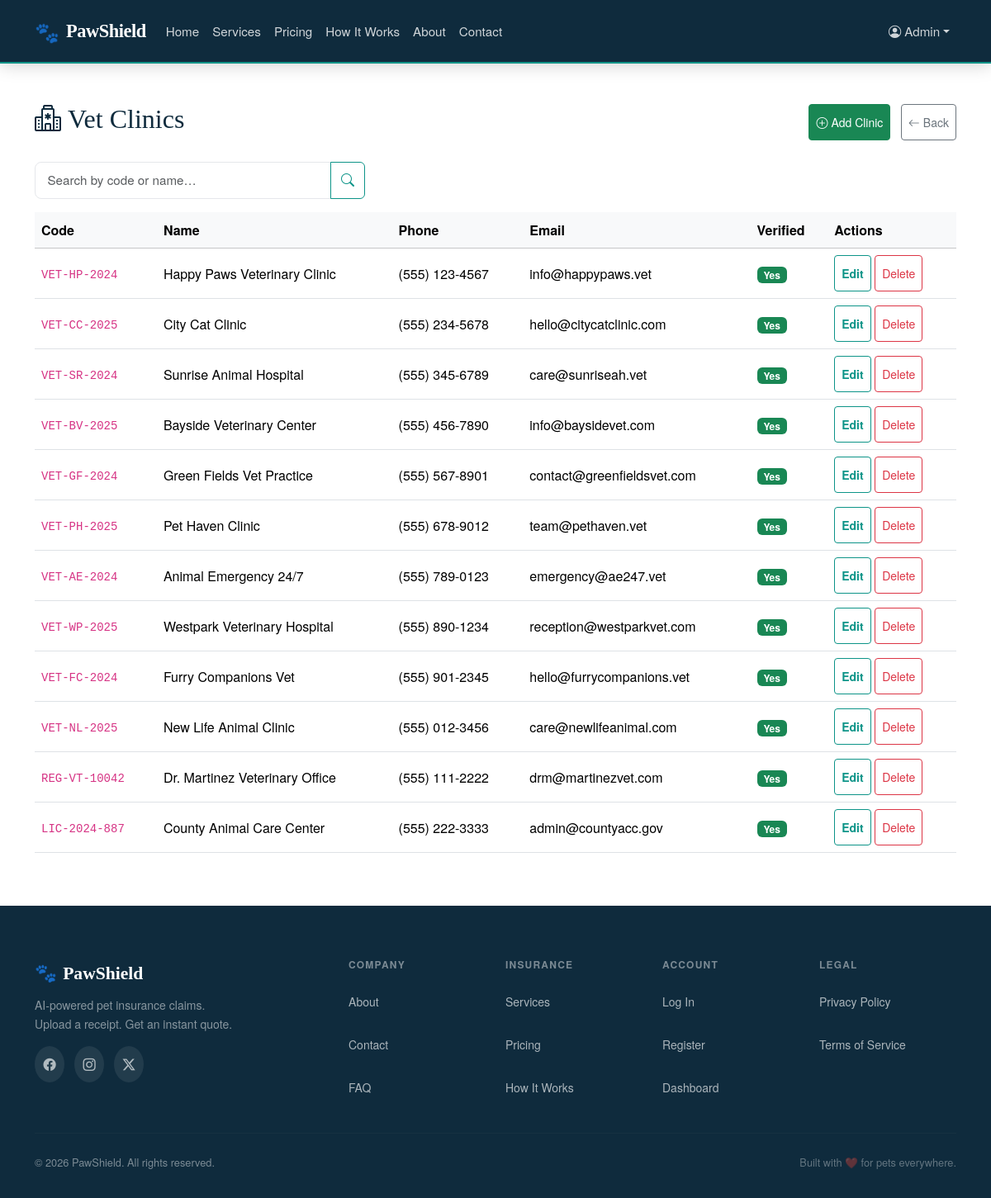
The app's page /admin/vet-clinics.php (signed in) with its own data.
### tables this page shows
CREATE TABLE IF NOT EXISTS vet_clinics (
    id              INT AUTO_INCREMENT PRIMARY KEY,
    clinic_code     VARCHAR(20) NOT NULL UNIQUE,
    name            VARCHAR(200) NOT NULL,
    address         TEXT DEFAULT NULL,
    phone           VARCHAR(20) DEFAULT NULL,
    email           VARCHAR(255) DEFAULT NULL,
    is_verified     TINYINT(1) NOT NULL DEFAULT 1,
    created_at      DATETIME NOT NULL DEFAULT CURRENT_TIMESTAMP,

    INDEX idx_clinic_code (clinic_code)
);

### config/constants.php (called while the page is built, shortened)
<?php
function base_path() {
    return htmlspecialchars(BASE_PATH, ENT_QUOTES, 'UTF-8');
}

### includes/sanitize.php (called while the page is built, shortened)
<?php
function esc(?string $value): string
{
    return htmlspecialchars($value, ENT_QUOTES | ENT_SUBSTITUTE, 'UTF-8');
}
function inputString(string $key, string $method = 'POST'): ?string
{
    $source = ($method === 'GET') ? $_GET : $_POST;
    if (!isset($source[$key]) || $source[$key] === '') {
        return null;
    }
    $value = trim(strip_tags($source[$key]));
    return ($value !== '') ? $value : null;
}

### admin/vet-clinics.php (the view, shortened to what this page needs)
<?php
require_once __DIR__ . '/../config/constants.php';
require_once __DIR__ . '/../config/database.php';
require_once __DIR__ . '/../includes/sanitize.php';
$search  = inputString('q', 'GET') ?? '';
$perPage = 20;
$page    = max(1, inputInt('page', 'GET') ?? 1);
$offset  = ($page - 1) * $perPage;
$where  = '';
$fetchStmt = $db->prepare("SELECT * FROM vet_clinics{$where} ORDER BY created_at DESC LIMIT :limit OFFSET :offset");
$fetchStmt->bindValue(':limit',  $perPage, PDO::PARAM_INT);
$fetchStmt->bindValue(':offset', $offset,  PDO::PARAM_INT);
$fetchStmt->execute();
$clinics = $fetchStmt->fetchAll();
?>
<!DOCTYPE html>
<html lang="en">
<head>
    <link rel="stylesheet" href="https://cdn.jsdelivr.net/npm/bootstrap@5.3.3/dist/css/bootstrap.min.css">
    <link rel="stylesheet" href="https://cdn.jsdelivr.net/npm/bootstrap-icons@1.11.3/font/bootstrap-icons.min.css">
    <link rel="stylesheet" href="<?= base_path() ?>/assets/css/style.css">
    <link rel="stylesheet" href="<?= base_path() ?>/assets/css/accessibility.css">
</head>
<body>
<?php require_once __DIR__ . '/../includes/navbar.php'; ?>
<main id="main-content">
<div class="container py-5">
    <div class="d-flex justify-content-between align-items-center mb-4">
        <h2><i class="bi bi-hospital me-2"></i>Vet Clinics</h2>
        <div>
            <a href="?action=add" class="btn btn-success btn-sm me-2">
                <i class="bi bi-plus-circle me-1"></i> Add Clinic
            </a>
            <a href="<?= base_path() ?>/admin/index.php" class="btn btn-outline-secondary btn-sm">
                <i class="bi bi-arrow-left me-1"></i> Back
            </a>
        </div>
    </div>
    <form method="GET" class="mb-3">
        <div class="input-group" style="max-width:400px;">
            <input type="text" name="q" class="form-control" placeholder="Search by code or name…"
                   value="<?= esc($search) ?>">
            <button class="btn btn-outline-primary"><i class="bi bi-search"></i></button>
        </div>
    </form>
    <div class="table-responsive">
        <table class="table table-hover align-middle">
            <thead class="table-light">
                <tr>
                    <th>Code</th>
                    <th>Name</th>
                    <th>Phone</th>
                    <th>Email</th>
                    <th>Verified</th>
                    <th>Actions</th>
                </tr>
            </thead>
            <tbody>
            <?php foreach ($clinics as $cl): ?>
                <tr>
                    <td><code><?= esc($cl['clinic_code']) ?></code></td>
                    <td><?= esc($cl['name']) ?></td>
                    <td><?= esc($cl['phone'] ?? '—') ?></td>
                    <td><?= esc($cl['email'] ?? '—') ?></td>
                    <td>
                        <?= (int)$cl['is_verified']
                            ? '<span class="badge bg-success">Yes</span>'
                            : '<span class="badge bg-secondary">No</span>' ?>
                    </td>
                    <td>
                        <a href="?action=edit&clinic_id=<?= (int)$cl['id'] ?>"
                           class="btn btn-sm btn-outline-primary">Edit</a>
                        <form method="POST" class="d-inline"
                              onsubmit="return confirm('Delete this clinic?')">
                            <button class="btn btn-sm btn-outline-danger">Delete</button>
                        </form>
                    </td>
                </tr>
            <?php endforeach; ?>
            </tbody>
        </table>
    </div>
</div>
</main>
<?php require_once __DIR__ . '/../includes/footer.php'; ?>

### includes/navbar.php (shortened to what this page needs)
<?php
$nav_active = '';
?>
<nav class="navbar navbar-expand-lg pawshield-nav" aria-label="Main navigation">
    <div class="container">
        <a class="navbar-brand" href="<?= base_path() ?>/index.php" aria-label="PawShield Home">
            <span class="brand-paw" aria-hidden="true">🐾</span>
            <span class="brand-text">PawShield</span>
        </a>
        <div class="collapse navbar-collapse" id="navbarMain">
            <ul class="navbar-nav me-auto mb-2 mb-lg-0">
                <li class="nav-item">
                    <a class="nav-link<?= $nav_active === 'home' ? ' active' : '' ?>" href="<?= base_path() ?>/index.php">Home</a>
                </li>
                <li class="nav-item">
                    <a class="nav-link<?= $nav_active === 'services' ? ' active' : '' ?>" href="<?= base_path() ?>/pages/services.php">Services</a>
                </li>
                <li class="nav-item">
                    <a class="nav-link<?= $nav_active === 'pricing' ? ' active' : '' ?>" href="<?= base_path() ?>/pages/pricing.php">Pricing</a>
                </li>
                <li class="nav-item">
                    <a class="nav-link<?= $nav_active === 'how-it-works' ? ' active' : '' ?>" href="<?= base_path() ?>/pages/how-it-works.php">How It Works</a>
                </li>
                <li class="nav-item">
                    <a class="nav-link<?= $nav_active === 'about' ? ' active' : '' ?>" href="<?= base_path() ?>/pages/about.php">About</a>
                </li>
                <li class="nav-item">
                    <a class="nav-link<?= $nav_active === 'contact' ? ' active' : '' ?>" href="<?= base_path() ?>/pages/contact.php">Contact</a>
                </li>
            </ul>
            <ul class="navbar-nav ms-auto mb-2 mb-lg-0 align-items-lg-center gap-lg-2">
                <?php if (!empty($_SESSION['user_id'])): ?>
                <li class="nav-item dropdown">
                    <a class="nav-link dropdown-toggle" href="#" role="button"
                       data-bs-toggle="dropdown" aria-expanded="false">
                        <i class="bi bi-person-circle me-1" aria-hidden="true"></i>
                        <?php echo htmlspecialchars($_SESSION['user_name'] ?? 'Account', ENT_QUOTES, 'UTF-8'); ?>
                    </a>
                </li>
                <?php endif; ?>
            </ul>
        </div>
    </div>
</nav>

### includes/footer.php (shortened to what this page needs)
<footer class="pawshield-footer">
    <div class="container">
        <div class="row gy-4">
            <div class="col-lg-4">
                <a class="footer-brand" href="<?= base_path() ?>/index.php" aria-label="PawShield Home">
                    <span>🐾</span> PawShield
                </a>
                <p class="footer-tagline mt-2">
                    AI-powered pet insurance claims.<br>
                    Upload a receipt. Get an instant quote.
                </p>
                <nav class="footer-socials mt-3" aria-label="Social media links">
                    <a href="<?= base_path() ?>/pages/social-facebook.php" aria-label="Facebook"><i class="bi bi-facebook" aria-hidden="true"></i></a>
                    <a href="<?= base_path() ?>/pages/social-instagram.php" aria-label="Instagram"><i class="bi bi-instagram" aria-hidden="true"></i></a>
                    <a href="<?= base_path() ?>/pages/social-twitter.php" aria-label="Twitter / X"><i class="bi bi-twitter-x" aria-hidden="true"></i></a>
                </nav>
            </div>
            <div class="col-6 col-lg-2">
                <h3 class="footer-heading">Company</h3>
                <ul class="footer-links">
                    <li><a href="<?= base_path() ?>/pages/about.php">About</a></li>
                    <li><a href="<?= base_path() ?>/pages/contact.php">Contact</a></li>
                    <li><a href="<?= base_path() ?>/pages/how-it-works.php#faq">FAQ</a></li>
                </ul>
            </div>
            <div class="col-6 col-lg-2">
                <h3 class="footer-heading">Insurance</h3>
                <ul class="footer-links">
                    <li><a href="<?= base_path() ?>/pages/services.php">Services</a></li>
                    <li><a href="<?= base_path() ?>/pages/pricing.php">Pricing</a></li>
                    <li><a href="<?= base_path() ?>/pages/how-it-works.php">How It Works</a></li>
                </ul>
            </div>
            <div class="col-6 col-lg-2">
                <h3 class="footer-heading">Account</h3>
                <ul class="footer-links">
                    <li><a href="<?= base_path() ?>/auth/login.php">Log In</a></li>
                    <li><a href="<?= base_path() ?>/auth/register.php">Register</a></li>
                    <?php if (!empty($_SESSION['user_id'])): ?>
                    <li><a href="<?= base_path() ?>/dashboard/index.php">Dashboard</a></li>
                    <?php endif; ?>
                </ul>
            </div>
            <div class="col-6 col-lg-2">
                <h3 class="footer-heading">Legal</h3>
                <ul class="footer-links">
                    <li><a href="<?= base_path() ?>/pages/privacy.php">Privacy Policy</a></li>
                    <li><a href="<?= base_path() ?>/pages/terms.php">Terms of Service</a></li>
                </ul>
            </div>
        </div>
        <hr class="footer-divider" aria-hidden="true">
        <div class="footer-bottom d-flex flex-column flex-md-row justify-content-between align-items-center gap-2">
            <p class="mb-0">&copy; <?php echo date('Y'); ?> PawShield. All rights reserved.</p>
            <p class="mb-0 footer-note">Built with ❤️ for pets everywhere.</p>
        </div>
    </div>
</footer>
</body>
</html>

### assets/css/style.css (style rules this page uses)
:root { --ps-teal: #0D9488; --ps-teal-dark: #0A7A6F; --ps-teal-light: #CCFBF1; --ps-navy: #0F2B3D; --ps-navy-mid: #1A3A52; --ps-amber: #F59E0B; --ps-amber-light: #FEF3C7; --ps-rose: #F43F5E; --ps-white: #FFFFFF; --ps-off-white: #F8FAFB; --ps-gray-50: #F9FAFB; --ps-gray-100: #F3F4F6; --ps-gray-200: #E5E7EB; --ps-gray-400: #9CA3AF; --ps-gray-600: #4B5563; --ps-gray-800: #1F2937; --ps-text: #1F2937; --ps-text-muted: #6B7280; --font-display: 'Playfair Display', Georgia, serif; --font-body: 'DM Sans', 'Helvetica Neue', sans-serif; --section-gap: 5rem; --radius-sm: 0.5rem; --radius-md: 1rem; --radius-lg: 1.5rem; --radius-xl: 2rem; --shadow-sm: 0 1px 3px rgba(0,0,0,.08); --shadow-md: 0 4px 16px rgba(0,0,0,.10); --shadow-lg: 0 8px 32px rgba(0,0,0,.14); --shadow-card: 0 2px 12px rgba(13,148,136,.10); --transition: 0.25s cubic-bezier(0.4, 0, 0.2, 1); --bs-primary: #0D9488; --bs-primary-rgb: 13, 148, 136; --bs-link-color: var(--ps-teal); --bs-link-hover-color: var(--ps-teal-dark); }
*, *::before, *::after { box-sizing: border-box; }
html { scroll-behavior: smooth; }
body { font-family: var(--font-body); font-size: 1rem; line-height: 1.7; color: var(--ps-text); background: var(--ps-white); -webkit-font-smoothing: antialiased; }
h1, h2, h3, h4, h5, h6 { font-family: var(--font-display); line-height: 1.2; color: var(--ps-navy); }
a { color: var(--ps-teal); transition: color var(--transition); }
.pawshield-nav { background: var(--ps-navy) !important; padding: 0.85rem 0; border-bottom: 2px solid var(--ps-teal); box-shadow: 0 2px 20px rgba(0,0,0,.18); position: sticky; top: 0; z-index: 1030; }
.navbar-brand { display: flex; align-items: center; gap: 0.5rem; text-decoration: none; }
.brand-paw { font-size: 1.5rem; line-height: 1; color: rgba(255,255,255,.95); display: inline-flex; align-items: center; }
.brand-text { font-family: var(--font-display); font-size: 1.4rem; font-weight: 700; color: var(--ps-white); letter-spacing: -0.02em; }
.pawshield-nav .nav-link { color: rgba(255,255,255,.80) !important; font-weight: 500; font-size: 0.95rem; padding: 0.45rem 0.75rem; border-radius: var(--radius-sm); transition: color var(--transition), background var(--transition); }
.form-control, .form-select { border: 1.5px solid var(--ps-gray-200); border-radius: var(--radius-sm); padding: 0.65rem 0.9rem; font-size: 0.95rem; transition: border-color var(--transition), box-shadow var(--transition); }
.pawshield-footer { background: var(--ps-navy); padding: 4rem 0 2rem; color: rgba(255,255,255,.65); font-size: 0.875rem; }
.footer-brand { font-family: var(--font-display); font-size: 1.35rem; font-weight: 700; color: var(--ps-white); text-decoration: none; display: flex; align-items: center; gap: 0.45rem; }
.footer-tagline { color: rgba(255,255,255,.5); font-size: 0.875rem; line-height: 1.6; }
.footer-heading { font-family: var(--font-body); font-size: 0.75rem; font-weight: 700; letter-spacing: 0.1em; text-transform: uppercase; color: rgba(255,255,255,.45); margin-bottom: 1rem; }
.footer-links { list-style: none; padding: 0; margin: 0; display: flex; flex-direction: column; gap: 0.5rem; }
.footer-links a { color: rgba(255,255,255,.65); text-decoration: none; transition: color var(--transition); font-size: 0.875rem; }
.footer-socials { display: flex; gap: 0.75rem; }
.footer-socials a { width: 36px; height: 36px; background: rgba(255,255,255,.08); border-radius: 50%; display: flex; align-items: center; justify-content: center; color: rgba(255,255,255,.65); font-size: 0.95rem; text-decoration: none; transition: background var(--transition), color var(--transition); }
.footer-divider { border-color: rgba(255,255,255,.1); margin: 2rem 0 1.5rem; }
.footer-bottom { font-size: 0.8rem; color: rgba(255,255,255,.45); }
.footer-note { color: rgba(255,255,255,.35); }
.btn-outline-primary { color: var(--ps-teal); border-color: var(--ps-teal); font-weight: 600; }

### assets/css/accessibility.css (style rules this page uses)
.btn, .nav-link, .footer-links a, .footer-socials a, .contact-social a { min-height: 44px; display: inline-flex; align-items: center; }
.navbar-nav .nav-link { min-height: 44px; display: flex; align-items: center; }

### records on screen
vet_clinics: clinic_code "VET-HP-2024", name "Happy Paws Veterinary Clinic", phone "(555) 123-4567", email "info@happypaws.vet", is_verified "Yes"
vet_clinics: clinic_code "VET-CC-2025", name "City Cat Clinic", phone "(555) 234-5678", email "hello@citycatclinic.com", is_verified "Yes"
vet_clinics: clinic_code "VET-SR-2024", name "Sunrise Animal Hospital", phone "(555) 345-6789", email "care@sunriseah.vet", is_verified "Yes"
vet_clinics: clinic_code "VET-BV-2025", name "Bayside Veterinary Center", phone "(555) 456-7890", email "info@baysidevet.com", is_verified "Yes"
vet_clinics: clinic_code "VET-GF-2024", name "Green Fields Vet Practice", phone "(555) 567-8901", email "contact@greenfieldsvet.com", is_verified "Yes"
vet_clinics: clinic_code "VET-PH-2025", name "Pet Haven Clinic", phone "(555) 678-9012", email "team@pethaven.vet", is_verified "Yes"
vet_clinics: clinic_code "VET-AE-2024", name "Animal Emergency 24/7", phone "(555) 789-0123", email "emergency@ae247.vet", is_verified "Yes"
vet_clinics: clinic_code "VET-WP-2025", name "Westpark Veterinary Hospital", phone "(555) 890-1234", email "reception@westparkvet.com", is_verified "Yes"
vet_clinics: clinic_code "VET-FC-2024", name "Furry Companions Vet", phone "(555) 901-2345", email "hello@furrycompanions.vet", is_verified "Yes"
vet_clinics: clinic_code "VET-NL-2025", name "New Life Animal Clinic", phone "(555) 012-3456", email "care@newlifeanimal.com", is_verified "Yes"
vet_clinics: clinic_code "REG-VT-10042", name "Dr. Martinez Veterinary Office", phone "(555) 111-2222", email "drm@martinezvet.com", is_verified "Yes"
vet_clinics: clinic_code "LIC-2024-887", name "County Animal Care Center", phone "(555) 222-3333", email "admin@countyacc.gov", is_verified "Yes"

### other values on screen
$_SESSION['user_name'] "Admin"
